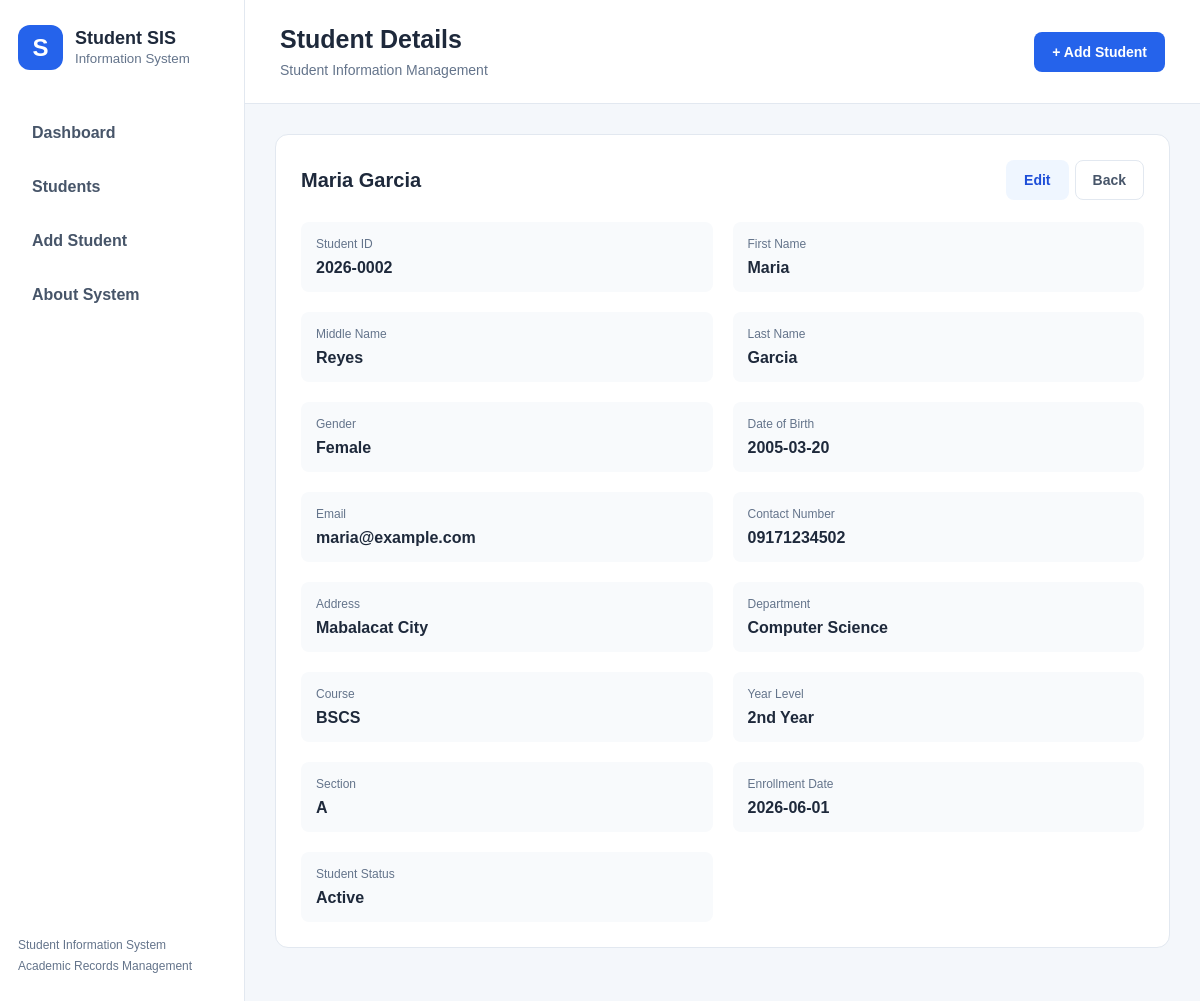
/view_student/2, run on the app's committed database.
### tables this page shows
CREATE TABLE students (
                id INTEGER PRIMARY KEY AUTOINCREMENT,
                student_id TEXT NOT NULL UNIQUE,
                first_name TEXT NOT NULL,
                middle_name TEXT,
                last_name TEXT NOT NULL,
                gender TEXT NOT NULL,
                date_of_birth TEXT NOT NULL,
                email TEXT NOT NULL,
                contact_number TEXT NOT NULL,
                address TEXT NOT NULL,
                department TEXT NOT NULL,
                course TEXT NOT NULL,
                year_level TEXT NOT NULL,
                section TEXT NOT NULL,
                enrollment_date TEXT NOT NULL,
                student_status TEXT NOT NULL
            );

### app.py (the view)
@app.route("/view_student/<int:id>")
def view_student(id):
    student = database.get_student(id)
    if student is None:
        abort(404)
    return render_template("view_student.html", student=student)

### database.py (called while the page is built)
@contextmanager
def get_connection():
    connection = sqlite3.connect(DATABASE, timeout=10)
    connection.row_factory = sqlite3.Row
    connection.execute("PRAGMA foreign_keys = ON")
    connection.execute("PRAGMA busy_timeout = 10000")
    try:
        yield connection
        connection.commit()
    except Exception:
        connection.rollback()
        raise
    finally:
        connection.close()

def get_student(student_id):
    with get_connection() as conn:
        return conn.execute(
            "SELECT * FROM students WHERE id = ?", (student_id,)
        ).fetchone()

### templates/view_student.html (shortened to what this page needs)
{% extends "base.html" %}
{% block heading %}Student Details{% endblock %}
{% block content %}
<div class="panel">
    <div class="panel-header">
        <h2>{{ student.first_name }} {{ student.last_name }}</h2>
        <div class="actions">
            <a href="{{ url_for('edit_student', id=student.id) }}"
               class="btn btn-edit">Edit</a>
            <a href="{{ url_for('students') }}"
               class="btn btn-outline">Back</a>
        </div>
    </div>
    <div class="details-grid">
        {% for label, value in [
            ("Student ID", student.student_id),
            ("First Name", student.first_name),
            ("Middle Name", student.middle_name),
            ("Last Name", student.last_name),
            ("Gender", student.gender),
            ("Date of Birth", student.date_of_birth),
            ("Email", student.email),
            ("Contact Number", student.contact_number),
            ("Address", student.address),
            ("Department", student.department),
            ("Course", student.course),
            ("Year Level", student.year_level),
            ("Section", student.section),
            ("Enrollment Date", student.enrollment_date),
            ("Student Status", student.student_status)
        ] %}
        <div class="detail-item">
            <span>{{ label }}</span>
            <strong>{{ value or "-" }}</strong>
        </div>
    </div>
</div>
{% endblock %}

### static/css/style.css (style rules this page uses)
:root { --primary: #2563eb; --primary-dark: #1d4ed8; --primary-light: #eff6ff; --white: #ffffff; --background: #f4f7fb; --border: #e2e8f0; --text: #1e293b; --muted: #64748b; --danger: #dc2626; --success: #15803d; }
* { box-sizing: border-box; }
body { margin: 0; font-family: Arial, Helvetica, sans-serif; background: var(--background); color: var(--text); }
a { text-decoration: none; color: var(--primary); }
.panel { background: white; border: 1px solid var(--border); border-radius: 13px; padding: 25px; margin-bottom: 25px; }
.panel-header { display: flex; justify-content: space-between; align-items: center; gap: 15px; margin-bottom: 22px; }
.panel-header h2 { margin: 0; font-size: 20px; }
.btn { display: inline-block; padding: 11px 17px; border-radius: 8px; border: 1px solid transparent; font-size: 14px; font-weight: 600; cursor: pointer; text-align: center; transition: 0.2s; font-family: inherit; }
.btn-outline { background: white; color: #475569; border-color: var(--border); }
.btn-edit { background: #eff6ff; color: #1d4ed8; }
.actions { display: flex; gap: 6px; flex-wrap: wrap; }
.details-grid { display: grid; grid-template-columns: repeat(2, minmax(0, 1fr)); gap: 20px; }
.detail-item { padding: 15px; background: #f8fafc; border-radius: 8px; }
.detail-item span { display: block; color: var(--muted); font-size: 12px; margin-bottom: 8px; }
.detail-item strong { overflow-wrap: anywhere; }

### data on the page
students: first_name "Maria", last_name "Garcia", label "Student ID", student "2026-0002", label "First Name", label "Middle Name", middle_name "Reyes", label "Last Name", label "Gender", gender "Female", label "Date of Birth", date_of_birth "2005-03-20", label "Email", email "maria@example.com", label "Contact Number", contact_number "09171234502", label "Address", address "Mabalacat City", label "Department", department "Computer Science", label "Course", course "BSCS", label "Year Level", year_level "2nd Year", label "Enrollment Date", enrollment_date "2026-06-01", label "Student Status", student_status "Active"

### other printed values
{{ label }} "Section"
{{ value or "-" }} "A"
